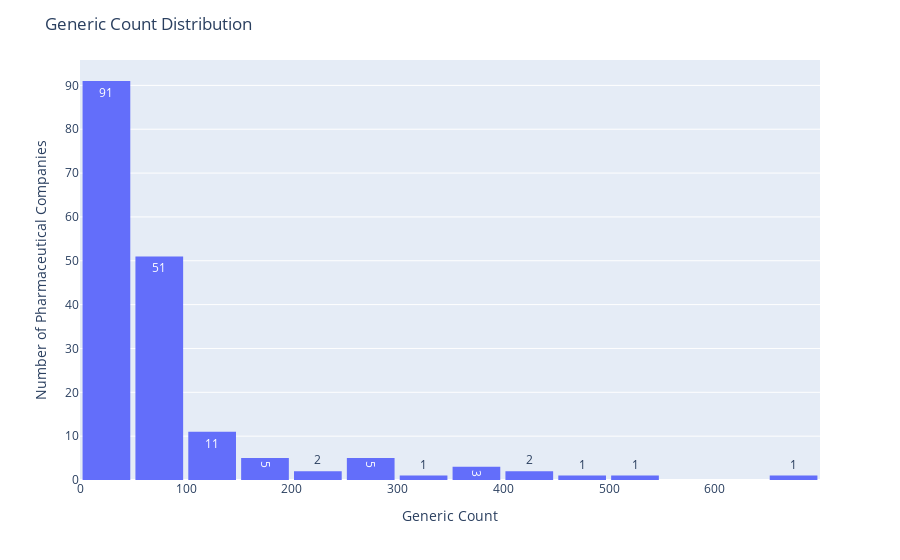

Notebook code for this chart:
### Markdown cell above
## Generic Distribution

### Code cell
fig = px.histogram(df_manf, x="generics count", text_auto=True)

fig.update_layout(
    title_text='Generic Count Distribution', # title of plot
    xaxis_title_text='Generic Count', # xaxis label
    yaxis_title_text='Number of Pharmaceutical Companies', # yaxis label
    bargap=0.05, # gap between bars of adjacent location coordinates
    bargroupgap=0.05 # gap between bars of the same location coordinates
)
fig.show()

### Figure 1 — Plotly figure (JSON) as saved in the notebook; plotly's stock layout.template omitted (floating-point values rounded to 4 significant figures; data arrays with more than 128 entries replaced by an {"elided": "..."} marker saying what was removed)
{"data": [{"alignmentgroup": "True", "bingroup": "x", "hovertemplate": "generics count=%{x}<br>count=%{y}<extra></extra>", "legendgroup": "", "marker": {"color": "#636efa", "pattern": {"shape": ""}}, "name": "", "offsetgroup": "", "orientation": "v", "showlegend": false, "texttemplate": "%{value}", "type": "histogram", "x": {"elided": "240 float values"}, "xaxis": "x", "yaxis": "y"}], "layout": {"bargap": 0.05, "bargroupgap": 0.05, "barmode": "relative", "legend": {"tracegroupgap": 0}, "margin": {"t": 60}, "title": {"text": "Generic Count Distribution"}, "xaxis": {"anchor": "y", "domain": [0.0, 1.0], "title": {"text": "Generic Count"}}, "yaxis": {"anchor": "x", "domain": [0.0, 1.0], "title": {"text": "Number of Pharmaceutical Companies"}}}}
